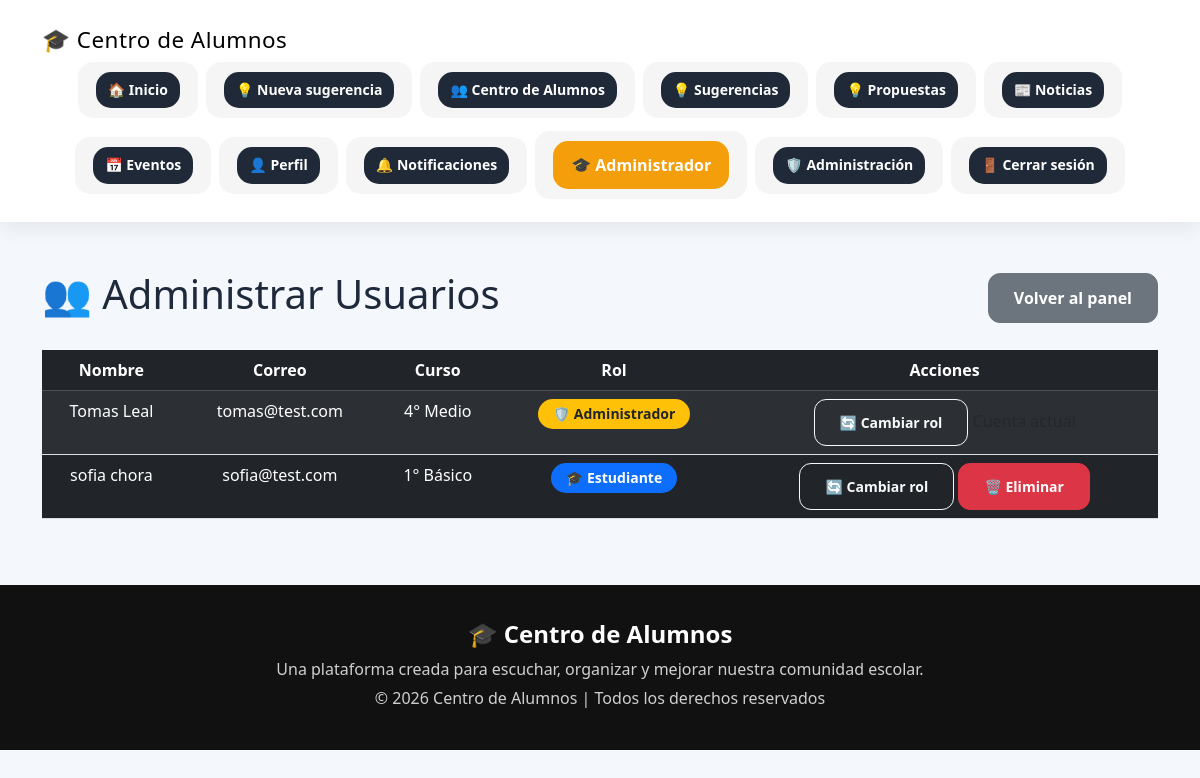
The page /admin/usuarios/ (signed in) on the database its author committed.
### models.py (models this page shows)
class Usuario(db.Model, UserMixin):
    id = db.Column(db.Integer, primary_key=True)
    nombre = db.Column(
        db.String(100),
        nullable=False
    )
    correo = db.Column(
        db.String(150),
        unique=True,
        nullable=False
    )
    contraseña = db.Column(
        db.String(200),
        nullable=False
    )
    curso = db.Column(
        db.String(50)
    )
    foto = db.Column(
        db.String(200),
        default="default.png"
    )
    administrador = db.Column(
        db.Boolean,
        default=False
    )
    rol = db.Column(
        db.String(50),
        default="Estudiante"
    )
    fecha_registro = db.Column(
        db.DateTime,
        default=datetime.utcnow
    )
    sugerencias = db.relationship(
        "Sugerencia",
        backref="autor",
        lazy=True
    )
    comentarios = db.relationship(
        "Comentario",
        backref="autor",
        lazy=True
    )

### routes/admin.py (the view)
@admin.route("/admin/usuarios")
@admin.route("/admin/usuarios/")
@login_required
def usuarios():
    if not current_user.administrador:
        flash(
            "No tienes permisos para entrar.",
            "danger"
        )
        return redirect("/")
    lista_usuarios = Usuario.query.all()
    return render_template(
        "admin/usuarios.html",
        usuarios=lista_usuarios
    )

### app.py (called while the page is built)
@login_manager.user_loader
def cargar_usuario(id_usuario):
    return Usuario.query.get(int(id_usuario))

### templates/admin/usuarios.html (shortened to what this page needs)
{% extends "base.html" %}
{% block content %}
<div class="container mt-5">
    <div class="d-flex justify-content-between align-items-center">
        <h1>
            👥 Administrar Usuarios
        </h1>
        <a href="/admin" class="btn btn-secondary">
            Volver al panel
        </a>
    </div>
    <div class="table-responsive mt-4">
        <table class="table table-dark table-striped table-hover">
            <thead>
                <tr>
                    <th>
                        Nombre
                    </th>
                    <th>
                        Correo
                    </th>
                    <th>
                        Curso
                    </th>
                    <th>
                        Rol
                    </th>
                    <th>
                        Acciones
                    </th>
                </tr>
            </thead>
            <tbody>
            {% for usuario in usuarios %}
                <tr>
                    <td>
                        {{ usuario.nombre }}
                    </td>
                    <td>
                        {{ usuario.correo }}
                    </td>
                    <td>
                        {{ usuario.curso }}
                    </td>
                    <td>
                        {% if usuario.administrador %}
                            <span class="badge bg-warning text-dark">
                                🛡️ Administrador
                            </span>
                        {% else %}
                            <span class="badge bg-primary">
                                🎓 Estudiante
                            </span>
                        {% endif %}
                    </td>
                    <td>
                        <form method="POST"
                        action="/admin/usuario/{{usuario.id}}/rol"
                        class="d-inline">
                            <button
                            class="btn btn-outline-light btn-sm">
                                🔄 Cambiar rol
                            </button>
                        </form>
                        {% if usuario.id != current_user.id %}
                        <form method="POST"
                        action="/admin/usuario/{{usuario.id}}/eliminar"
                        class="d-inline">
                            <button
                            class="btn btn-danger btn-sm"
                            onclick="return confirm('¿Seguro que quieres eliminar este usuario?')">
                                🗑️ Eliminar
                            </button>
                        </form>
                        {% else %}
                            <span class="text-muted">
                            </span>
                        {% endif %}
                    </td>
                </tr>
            {% endfor %}
            </tbody>
        </table>
    </div>
</div>
{% endblock %}

### templates/base.html (shortened to what this page needs)
<!DOCTYPE html>
<html lang="es">
<head>
    <link
    href="https://cdn.jsdelivr.net/npm/bootstrap@5.3.3/dist/css/bootstrap.min.css"
    rel="stylesheet">
    <link
    rel="stylesheet"
    href="https://cdnjs.cloudflare.com/ajax/libs/font-awesome/6.5.2/css/all.min.css">
    <link rel="stylesheet" href="{{ url_for('static', filename='css/style.css') }}">
</head>
<body>
<nav class="navbar navbar-expand-lg navbar-custom">
<div class="container">
<a class="navbar-brand brand-custom" href="/">
🎓 Centro de Alumnos
</a>
<div class="collapse navbar-collapse" id="menu">
<ul class="navbar-nav ms-auto align-items-center gap-2">
<li class="nav-item">
<a class="nav-button" href="/">
🏠 Inicio
</a>
</li>
<li class="nav-item">
<a class="nav-button suggestion-btn" href="/sugerencias/crear">
💡 Nueva sugerencia
</a>
</li>
<li class="nav-item">
    <a class="nav-button" href="/centro">
        👥 Centro de Alumnos
    </a>
</li>
<li class="nav-item">
<a class="nav-button" href="/sugerencias">
💡 Sugerencias
</a>
</li>
<li class="nav-item">
    <a class="nav-button" href="/propuestas">
        💡 Propuestas
    </a>
</li>
<li class="nav-item">
<a class="nav-button" href="/noticias">
📰 Noticias
</a>
</li>
<li class="nav-item">
<a class="nav-button" href="/eventos">
📅 Eventos
</a>
</li>
{% if current_user.is_authenticated %}
<li class="nav-item">
<a class="nav-button" href="/perfil">
👤 Perfil
</a>
</li>
<li class="nav-item">
<a class="nav-button" href="/notificaciones">
🔔 Notificaciones
</a>
</li>
<li class="nav-item">
<span class="role-badge">
🎓 {{ current_user.rol }}
</span>
</li>
{% if current_user.administrador %}
<li class="nav-item">
<a class="nav-button admin-button" href="/admin">
🛡️ Administración
</a>
</li>
{% endif %}
<li class="nav-item">
<a class="nav-button logout-button" href="/logout">
🚪 Cerrar sesión
</a>
</li>
{% endif %}
</ul>
</div>
</div>
</nav>
<main>
{% block content %}
{% endblock %}
</main>
<footer class="footer">
<div class="container text-center">
<h4>
🎓 Centro de Alumnos
</h4>
<p>
Una plataforma creada para escuchar, organizar y mejorar nuestra comunidad escolar.
</p>
<p>
© 2026 Centro de Alumnos  | Todos los derechos reservados
</p>
</div>
</footer>
</body>
</html>

### static/css/style.css (style rules this page uses)
* { margin:0; padding:0; box-sizing:border-box; }
body { font-family: "Segoe UI", Arial, sans-serif; background:#f4f7fb; color:#1e293b; min-height:100vh; }
.navbar { box-shadow: 0 5px 20px rgba(0,0,0,.15); }
.navbar-brand { font-size:1.4rem; letter-spacing:.5px; }
.btn { border-radius:12px; transition:.3s; }
footer { margin-top:80px; }
html { scroll-behavior:smooth; }
.badge { padding: 8px 14px; border-radius:50px; }
table { width:100%; border-collapse:collapse; }
th,td { padding:15px; text-align:center; }
button { padding:8px 15px; border:none; border-radius:10px; cursor:pointer; }
.btn { border-radius: 12px; padding: 12px 25px; font-weight: bold; }
table th { background:#111; color:white; padding:12px; }
table td { padding:12px; border-bottom:1px solid #ddd; }
.footer { background:#111; color:white; padding:35px 20px; margin-top:50px; text-align:center; }
.footer h4 { font-weight:800; }
.footer p { opacity:0.8; margin:5px; }
.navbar-custom { display:flex; justify-content:center; align-items:center; gap:12px; padding:18px; background:#ffffff; box-shadow:0 5px 20px rgba(0,0,0,0.08); flex-wrap:wrap; }
.nav-item { text-decoration:none; color:#333; padding:10px 18px; border-radius:15px; font-weight:600; transition:0.3s; background:#f5f5f5; }
.nav-button { text-decoration:none; color:white; background:#1f2937; padding:12px 18px; border-radius:15px; font-weight:600; transition:0.3s; display:flex; align-items:center; justify-content:center; gap:8px; line-height:1.2; white-space:nowrap; }
.role-badge { background:#f59e0b; color:white; padding:12px 18px; border-radius:15px; font-weight:bold; display:flex; align-items:center; gap:8px; white-space:nowrap; }
.navbar-custom .container { flex-wrap: wrap; }
.navbar-nav { flex-wrap: wrap; justify-content: center; gap: 10px; }
.nav-item { margin-bottom:5px; }
@media (max-width: 1200px) { .nav-button { padding:10px 12px; font-size:14px; } }
.badge { font-size:14px; padding:8px 15px; border-radius:20px; }

### rows shown on the page
Usuario: rol "Administrador", nombre "Tomas Leal", correo "tomas@test.com", curso "4° Medio", administrador "🛡️ Administrador"
Usuario: nombre "sofia chora", correo "sofia@test.com", curso "1° Básico", administrador "🎓 Estudiante"
